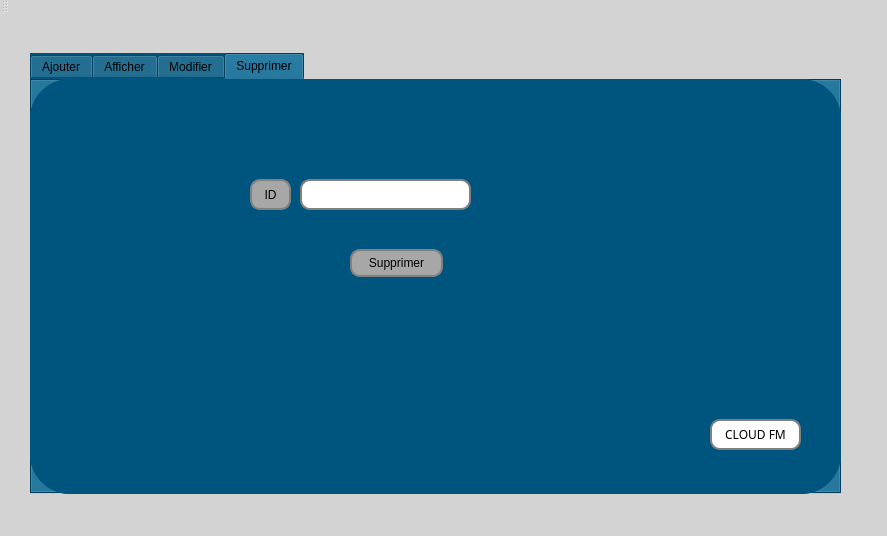
<?xml version="1.0" encoding="UTF-8"?>
<ui version="4.0">
 <class>MainWindow</class>
 <widget class="QMainWindow" name="MainWindow">
  <property name="geometry">
   <rect>
    <x>0</x>
    <y>0</y>
    <width>887</width>
    <height>536</height>
   </rect>
  </property>
  <property name="windowTitle">
   <string>Gestion des Clients</string>
  </property>
  <property name="styleSheet">
   <string notr="true">border-radius: 40px;
background-color: rgb(211, 211, 211);
</string>
  </property>
  <widget class="QWidget" name="centralWidget">
   <widget class="QTabWidget" name="interface_2">
    <property name="geometry">
     <rect>
      <x>30</x>
      <y>40</y>
      <width>811</width>
      <height>441</height>
     </rect>
    </property>
    <property name="tabletTracking">
     <bool>false</bool>
    </property>
    <property name="styleSheet">
     <string notr="true">background-color: rgb(0, 85, 127);</string>
    </property>
    <property name="currentIndex">
     <number>3</number>
    </property>
    <widget class="QWidget" name="Ajout">
     <attribute name="title">
      <string>Ajouter</string>
     </attribute>
     <widget class="QWidget" name="video" native="true">
      <property name="geometry">
       <rect>
        <x>230</x>
        <y>60</y>
        <width>311</width>
        <height>131</height>
       </rect>
      </property>
      <property name="styleSheet">
       <string notr="true">background-color:rgb(167, 167, 167);
border-color: rgb(255, 255, 255);
border-radius: 10px;
border: 2px solid gray;</string>
      </property>
      <widget class="QLabel" name="label_3">
       <property name="geometry">
        <rect>
         <x>100</x>
         <y>50</y>
         <width>101</width>
         <height>31</height>
        </rect>
       </property>
       <property name="styleSheet">
        <string notr="true">background-color: rgb(255, 255, 255);
border-radius: 10px;
border: 2px solid gray;</string>
       </property>
       <property name="text">
        <string>Insertion video</string>
       </property>
      </widget>
     </widget>
     <widget class="QLabel" name="label">
      <property name="geometry">
       <rect>
        <x>270</x>
        <y>250</y>
        <width>51</width>
        <height>31</height>
       </rect>
      </property>
      <property name="styleSheet">
       <string notr="true">background-color:rgb(167, 167, 167);
border-radius: 10px;
border: 2px solid gray;</string>
      </property>
      <property name="text">
       <string>Titre</string>
      </property>
      <property name="alignment">
       <set>Qt::AlignCenter</set>
      </property>
     </widget>
     <widget class="QLabel" name="label_2">
      <property name="geometry">
       <rect>
        <x>240</x>
        <y>290</y>
        <width>81</width>
        <height>31</height>
       </rect>
      </property>
      <property name="styleSheet">
       <string notr="true">background-color:rgb(167, 167, 167);
border-color: rgb(255, 255, 255);
border-radius: 10px;
border: 2px solid gray;</string>
      </property>
      <property name="text">
       <string>Description</string>
      </property>
      <property name="alignment">
       <set>Qt::AlignCenter</set>
      </property>
     </widget>
     <widget class="QLineEdit" name="titre">
      <property name="geometry">
       <rect>
        <x>340</x>
        <y>250</y>
        <width>113</width>
        <height>31</height>
       </rect>
      </property>
      <property name="styleSheet">
       <string notr="true">background-color: rgb(255, 255, 255);
border-radius: 10px;
border: 2px solid gray;</string>
      </property>
      <property name="text">
       <string/>
      </property>
     </widget>
     <widget class="QLabel" name="label_4">
      <property name="geometry">
       <rect>
        <x>590</x>
        <y>30</y>
        <width>61</width>
        <height>31</height>
       </rect>
      </property>
      <property name="styleSheet">
       <string notr="true">background-color:rgb(167, 167, 167);
border-radius: 10px;
border: 2px solid gray;</string>
      </property>
      <property name="text">
       <string>Type </string>
      </property>
      <property name="alignment">
       <set>Qt::AlignCenter</set>
      </property>
     </widget>
     <widget class="QLabel" name="label_5">
      <property name="geometry">
       <rect>
        <x>20</x>
        <y>20</y>
        <width>51</width>
        <height>31</height>
       </rect>
      </property>
      <property name="styleSheet">
       <string notr="true">background-color:rgb(167, 167, 167);
border-radius: 10px;
border: 2px solid gray;</string>
      </property>
      <property name="text">
       <string>Date</string>
      </property>
      <property name="alignment">
       <set>Qt::AlignCenter</set>
      </property>
     </widget>
     <widget class="QPushButton" name="pushButton">
      <property name="geometry">
       <rect>
        <x>660</x>
        <y>280</y>
        <width>81</width>
        <height>31</height>
       </rect>
      </property>
      <property name="styleSheet">
       <string notr="true">background-color:rgb(167, 167, 167);
border-color: rgb(255, 255, 255);
border-radius: 10px;
border: 2px solid gray;</string>
      </property>
      <property name="text">
       <string>Ajouter </string>
      </property>
     </widget>
     <widget class="QPushButton" name="pushButton_2">
      <property name="geometry">
       <rect>
        <x>660</x>
        <y>320</y>
        <width>81</width>
        <height>28</height>
       </rect>
      </property>
      <property name="styleSheet">
       <string notr="true">background-color:rgb(167, 167, 167);
border-color: rgb(255, 255, 255);
border-radius: 10px;
border: 2px solid gray;</string>
      </property>
      <property name="text">
       <string>Annuler</string>
      </property>
     </widget>
     <widget class="QLineEdit" name="le_id">
      <property name="geometry">
       <rect>
        <x>340</x>
        <y>210</y>
        <width>113</width>
        <height>31</height>
       </rect>
      </property>
      <property name="styleSheet">
       <string notr="true">background-color: rgb(255, 255, 255);
border-radius: 10px;
border: 2px solid gray;</string>
      </property>
     </widget>
     <widget class="QLabel" name="label_6">
      <property name="geometry">
       <rect>
        <x>280</x>
        <y>210</y>
        <width>41</width>
        <height>31</height>
       </rect>
      </property>
      <property name="styleSheet">
       <string notr="true">background-color:rgb(167, 167, 167);
border-radius: 10px;
border: 2px solid gray;</string>
      </property>
      <property name="text">
       <string>ID</string>
      </property>
      <property name="textFormat">
       <enum>Qt::PlainText</enum>
      </property>
      <property name="scaledContents">
       <bool>false</bool>
      </property>
      <property name="alignment">
       <set>Qt::AlignCenter</set>
      </property>
     </widget>
     <widget class="QLineEdit" name="description">
      <property name="geometry">
       <rect>
        <x>330</x>
        <y>290</y>
        <width>171</width>
        <height>61</height>
       </rect>
      </property>
      <property name="styleSheet">
       <string notr="true">background-color: rgb(255, 255, 255);
border-radius: 10px;
border: 2px solid gray;</string>
      </property>
     </widget>
     <widget class="QLineEdit" name="date">
      <property name="geometry">
       <rect>
        <x>80</x>
        <y>20</y>
        <width>141</width>
        <height>31</height>
       </rect>
      </property>
      <property name="styleSheet">
       <string notr="true">background-color: rgb(255, 255, 255);
border-radius: 10px;
border: 2px solid gray;</string>
      </property>
     </widget>
     <widget class="QToolButton" name="toolButton">
      <property name="geometry">
       <rect>
        <x>10</x>
        <y>350</y>
        <width>31</width>
        <height>31</height>
       </rect>
      </property>
      <property name="styleSheet">
       <string notr="true">background-color: rgb(255, 255, 255);
border-radius: 10px;
border: 2px solid gray;</string>
      </property>
      <property name="text">
       <string>...</string>
      </property>
     </widget>
     <widget class="QComboBox" name="type">
      <property name="geometry">
       <rect>
        <x>660</x>
        <y>30</y>
        <width>111</width>
        <height>31</height>
       </rect>
      </property>
      <property name="styleSheet">
       <string notr="true">background-color: rgb(255, 255, 255);
border-radius: 10px;
border: 2px solid gray;</string>
      </property>
      <item>
       <property name="text">
        <string>Sport</string>
       </property>
      </item>
      <item>
       <property name="text">
        <string>Economie</string>
       </property>
      </item>
      <item>
       <property name="text">
        <string>Politique</string>
       </property>
      </item>
      <item>
       <property name="text">
        <string>Culture</string>
       </property>
      </item>
      <item>
       <property name="text">
        <string>High Tech</string>
       </property>
      </item>
     </widget>
    </widget>
    <widget class="QWidget" name="Afficher">
     <attribute name="title">
      <string>Afficher</string>
     </attribute>
     <widget class="QTableView" name="tab_pub">
      <property name="geometry">
       <rect>
        <x>70</x>
        <y>50</y>
        <width>641</width>
        <height>301</height>
       </rect>
      </property>
      <property name="styleSheet">
       <string notr="true">background-color: rgb(255, 255, 255);
background-color: rgb(170, 170, 170);
alternate-background-color: rgb(185, 185, 185);
border-radius: 10px;
border: 2px solid gray;</string>
      </property>
     </widget>
     <widget class="QComboBox" name="type_2">
      <property name="geometry">
       <rect>
        <x>660</x>
        <y>10</y>
        <width>111</width>
        <height>31</height>
       </rect>
      </property>
      <property name="styleSheet">
       <string notr="true">background-color: rgb(255, 255, 255);
border-radius: 10px;
border: 2px solid gray;</string>
      </property>
      <item>
       <property name="text">
        <string>Sport</string>
       </property>
      </item>
      <item>
       <property name="text">
        <string>Economie</string>
       </property>
      </item>
      <item>
       <property name="text">
        <string>Politique</string>
       </property>
      </item>
      <item>
       <property name="text">
        <string>Culture</string>
       </property>
      </item>
      <item>
       <property name="text">
        <string>High Tech</string>
       </property>
      </item>
     </widget>
     <widget class="QLabel" name="label_14">
      <property name="geometry">
       <rect>
        <x>590</x>
        <y>10</y>
        <width>61</width>
        <height>31</height>
       </rect>
      </property>
      <property name="styleSheet">
       <string notr="true">background-color:rgb(167, 167, 167);
border-radius: 10px;
border: 2px solid gray;</string>
      </property>
      <property name="text">
       <string>Type </string>
      </property>
      <property name="alignment">
       <set>Qt::AlignCenter</set>
      </property>
     </widget>
     <widget class="QPushButton" name="refresh">
      <property name="geometry">
       <rect>
        <x>670</x>
        <y>360</y>
        <width>81</width>
        <height>28</height>
       </rect>
      </property>
      <property name="styleSheet">
       <string notr="true">background-color: rgb(255, 255, 255);
border-radius: 10px;
border: 2px solid gray;</string>
      </property>
      <property name="text">
       <string>Actualiser</string>
      </property>
     </widget>
    </widget>
    <widget class="QWidget" name="tab">
     <attribute name="title">
      <string>Modifier</string>
     </attribute>
     <widget class="QLabel" name="label_9">
      <property name="geometry">
       <rect>
        <x>140</x>
        <y>100</y>
        <width>61</width>
        <height>31</height>
       </rect>
      </property>
      <property name="styleSheet">
       <string notr="true">background-color:rgb(167, 167, 167);
border-radius: 10px;
border: 2px solid gray;</string>
      </property>
      <property name="text">
       <string> ID</string>
      </property>
      <property name="textFormat">
       <enum>Qt::PlainText</enum>
      </property>
      <property name="scaledContents">
       <bool>false</bool>
      </property>
      <property name="alignment">
       <set>Qt::AlignCenter</set>
      </property>
     </widget>
     <widget class="QLineEdit" name="le_newid">
      <property name="geometry">
       <rect>
        <x>220</x>
        <y>100</y>
        <width>113</width>
        <height>31</height>
       </rect>
      </property>
      <property name="styleSheet">
       <string notr="true">background-color: rgb(255, 255, 255);
border-radius: 10px;
border: 2px solid gray;</string>
      </property>
     </widget>
     <widget class="QLabel" name="label_10">
      <property name="geometry">
       <rect>
        <x>100</x>
        <y>150</y>
        <width>101</width>
        <height>31</height>
       </rect>
      </property>
      <property name="styleSheet">
       <string notr="true">background-color:rgb(167, 167, 167);
border-radius: 10px;
border: 2px solid gray;</string>
      </property>
      <property name="text">
       <string>Nouveau Titre</string>
      </property>
      <property name="alignment">
       <set>Qt::AlignCenter</set>
      </property>
     </widget>
     <widget class="QLineEdit" name="le_newtitre">
      <property name="geometry">
       <rect>
        <x>220</x>
        <y>150</y>
        <width>113</width>
        <height>31</height>
       </rect>
      </property>
      <property name="styleSheet">
       <string notr="true">background-color: rgb(255, 255, 255);
border-radius: 10px;
border: 2px solid gray;</string>
      </property>
      <property name="text">
       <string/>
      </property>
     </widget>
     <widget class="QLabel" name="label_11">
      <property name="geometry">
       <rect>
        <x>70</x>
        <y>200</y>
        <width>131</width>
        <height>31</height>
       </rect>
      </property>
      <property name="styleSheet">
       <string notr="true">background-color:rgb(167, 167, 167);
border-color: rgb(255, 255, 255);
border-radius: 10px;
border: 2px solid gray;</string>
      </property>
      <property name="text">
       <string>Nouvelle Description</string>
      </property>
      <property name="alignment">
       <set>Qt::AlignCenter</set>
      </property>
     </widget>
     <widget class="QLineEdit" name="le_newdescription">
      <property name="geometry">
       <rect>
        <x>220</x>
        <y>200</y>
        <width>171</width>
        <height>81</height>
       </rect>
      </property>
      <property name="styleSheet">
       <string notr="true">background-color: rgb(255, 255, 255);
border-radius: 10px;
border: 2px solid gray;</string>
      </property>
     </widget>
     <widget class="QLabel" name="label_12">
      <property name="geometry">
       <rect>
        <x>450</x>
        <y>120</y>
        <width>111</width>
        <height>31</height>
       </rect>
      </property>
      <property name="styleSheet">
       <string notr="true">background-color:rgb(167, 167, 167);
border-radius: 10px;
border: 2px solid gray;</string>
      </property>
      <property name="text">
       <string>Nouveau Type </string>
      </property>
      <property name="alignment">
       <set>Qt::AlignCenter</set>
      </property>
     </widget>
     <widget class="QLabel" name="label_13">
      <property name="geometry">
       <rect>
        <x>440</x>
        <y>170</y>
        <width>121</width>
        <height>31</height>
       </rect>
      </property>
      <property name="styleSheet">
       <string notr="true">background-color:rgb(167, 167, 167);
border-radius: 10px;
border: 2px solid gray;</string>
      </property>
      <property name="text">
       <string>Nouvelle date</string>
      </property>
      <property name="alignment">
       <set>Qt::AlignCenter</set>
      </property>
     </widget>
     <widget class="QLineEdit" name="le_newdate">
      <property name="geometry">
       <rect>
        <x>570</x>
        <y>170</y>
        <width>141</width>
        <height>31</height>
       </rect>
      </property>
      <property name="styleSheet">
       <string notr="true">background-color: rgb(255, 255, 255);
border-radius: 10px;
border: 2px solid gray;</string>
      </property>
     </widget>
     <widget class="QPushButton" name="pb_update">
      <property name="geometry">
       <rect>
        <x>520</x>
        <y>310</y>
        <width>101</width>
        <height>31</height>
       </rect>
      </property>
      <property name="styleSheet">
       <string notr="true">background-color:rgb(167, 167, 167);
border-color: rgb(255, 255, 255);
border-radius: 10px;
border: 2px solid gray;</string>
      </property>
      <property name="text">
       <string>Modifier</string>
      </property>
     </widget>
     <widget class="QPushButton" name="pushButton_4">
      <property name="geometry">
       <rect>
        <x>630</x>
        <y>310</y>
        <width>101</width>
        <height>31</height>
       </rect>
      </property>
      <property name="styleSheet">
       <string notr="true">background-color:rgb(167, 167, 167);
border-color: rgb(255, 255, 255);
border-radius: 10px;
border: 2px solid gray;</string>
      </property>
      <property name="text">
       <string>Annuler</string>
      </property>
     </widget>
     <widget class="QComboBox" name="le_newtype">
      <property name="geometry">
       <rect>
        <x>570</x>
        <y>120</y>
        <width>111</width>
        <height>31</height>
       </rect>
      </property>
      <property name="styleSheet">
       <string notr="true">background-color: rgb(255, 255, 255);
border-radius: 10px;
border: 2px solid gray;</string>
      </property>
      <item>
       <property name="text">
        <string>Sport</string>
       </property>
      </item>
      <item>
       <property name="text">
        <string>Economie</string>
       </property>
      </item>
      <item>
       <property name="text">
        <string>Politique</string>
       </property>
      </item>
      <item>
       <property name="text">
        <string>Culture</string>
       </property>
      </item>
      <item>
       <property name="text">
        <string>High Tech</string>
       </property>
      </item>
     </widget>
    </widget>
    <widget class="QWidget" name="supprimer">
     <attribute name="title">
      <string>Supprimer</string>
     </attribute>
     <widget class="QLabel" name="label_7">
      <property name="geometry">
       <rect>
        <x>220</x>
        <y>100</y>
        <width>41</width>
        <height>31</height>
       </rect>
      </property>
      <property name="styleSheet">
       <string notr="true">background-color:rgb(167, 167, 167);
border-color: rgb(255, 255, 255);
border-radius: 10px;
border: 2px solid gray;</string>
      </property>
      <property name="text">
       <string>ID</string>
      </property>
      <property name="alignment">
       <set>Qt::AlignCenter</set>
      </property>
     </widget>
     <widget class="QLineEdit" name="le_id_supp">
      <property name="geometry">
       <rect>
        <x>270</x>
        <y>100</y>
        <width>171</width>
        <height>31</height>
       </rect>
      </property>
      <property name="styleSheet">
       <string notr="true">background-color: rgb(255, 255, 255);
border-radius: 10px;
border: 2px solid gray;</string>
      </property>
     </widget>
     <widget class="QPushButton" name="id_supp">
      <property name="geometry">
       <rect>
        <x>320</x>
        <y>170</y>
        <width>93</width>
        <height>28</height>
       </rect>
      </property>
      <property name="styleSheet">
       <string notr="true">background-color:rgb(167, 167, 167);
border-color: rgb(255, 255, 255);
border-radius: 10px;
border: 2px solid gray;</string>
      </property>
      <property name="text">
       <string>Supprimer</string>
      </property>
     </widget>
     <widget class="QLabel" name="label_8">
      <property name="geometry">
       <rect>
        <x>680</x>
        <y>340</y>
        <width>91</width>
        <height>31</height>
       </rect>
      </property>
      <property name="font">
       <font>
        <family>Franklin Gothic Heavy</family>
       </font>
      </property>
      <property name="styleSheet">
       <string notr="true">background-color: rgb(255, 255, 255);
border-radius: 10px;
border: 2px solid gray;</string>
      </property>
      <property name="text">
       <string>CLOUD FM</string>
      </property>
      <property name="alignment">
       <set>Qt::AlignCenter</set>
      </property>
     </widget>
    </widget>
   </widget>
  </widget>
  <widget class="QMenuBar" name="menuBar">
   <property name="geometry">
    <rect>
     <x>0</x>
     <y>0</y>
     <width>887</width>
     <height>26</height>
    </rect>
   </property>
  </widget>
  <widget class="QToolBar" name="mainToolBar">
   <attribute name="toolBarArea">
    <enum>TopToolBarArea</enum>
   </attribute>
   <attribute name="toolBarBreak">
    <bool>false</bool>
   </attribute>
  </widget>
 </widget>
 <layoutdefault spacing="6" margin="11"/>
 <resources/>
 <connections/>
</ui>
